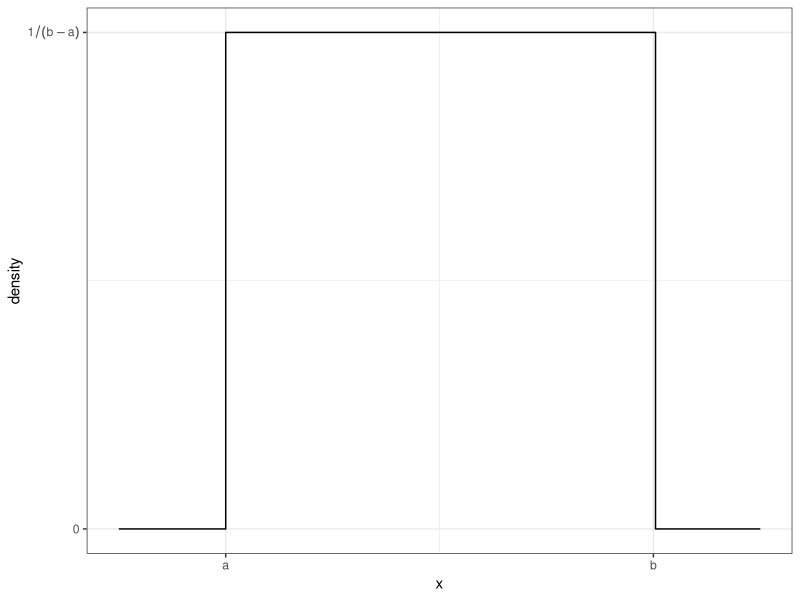
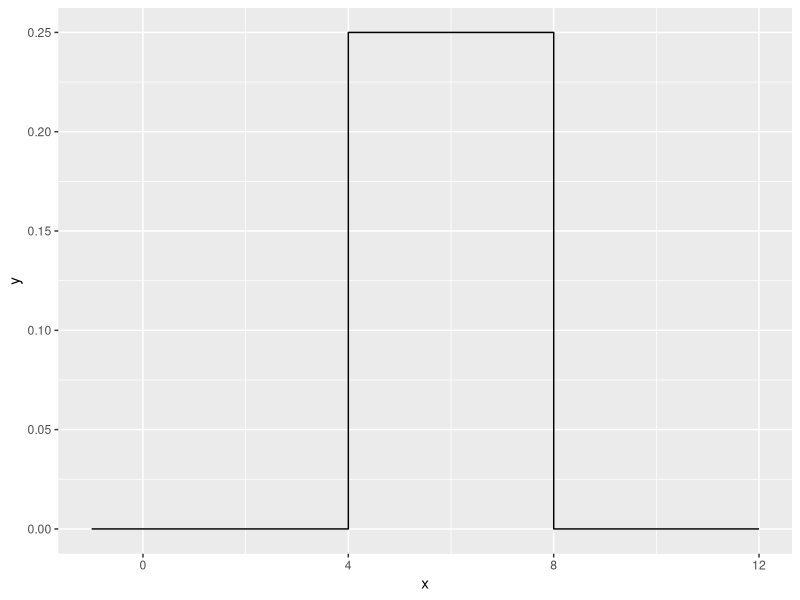
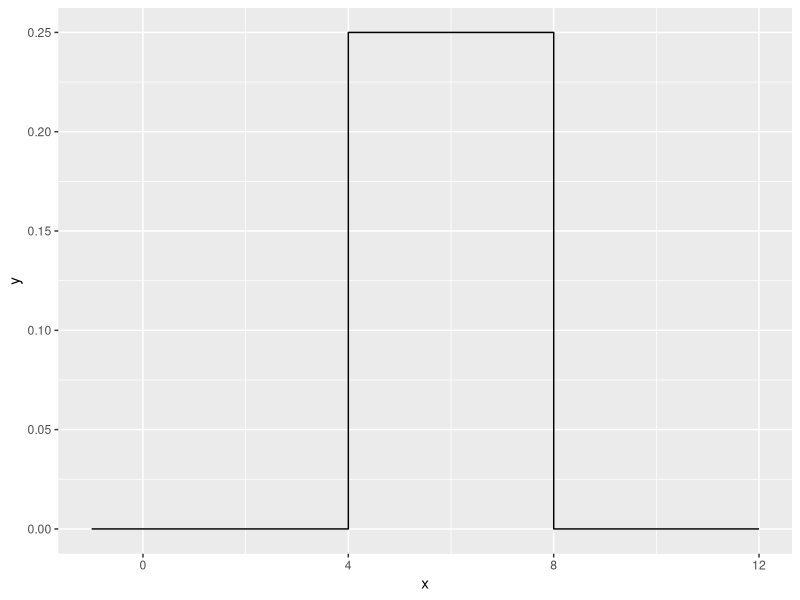
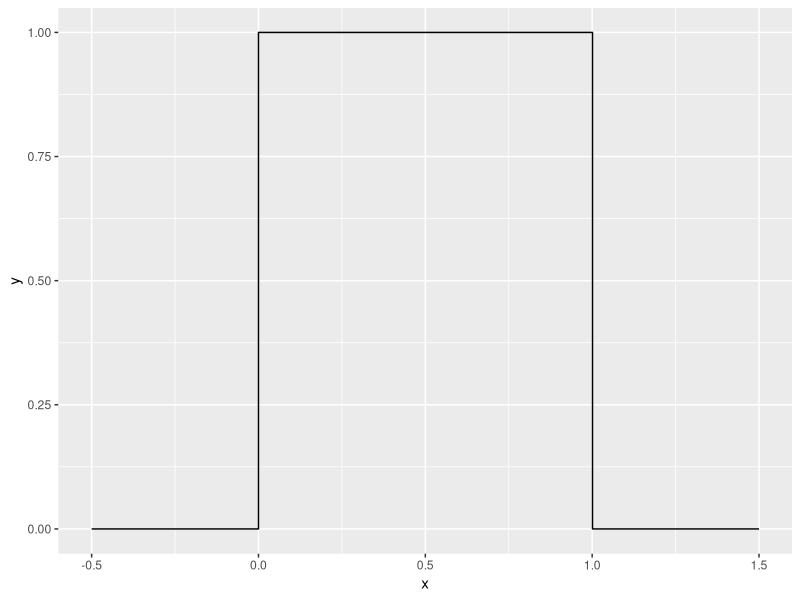
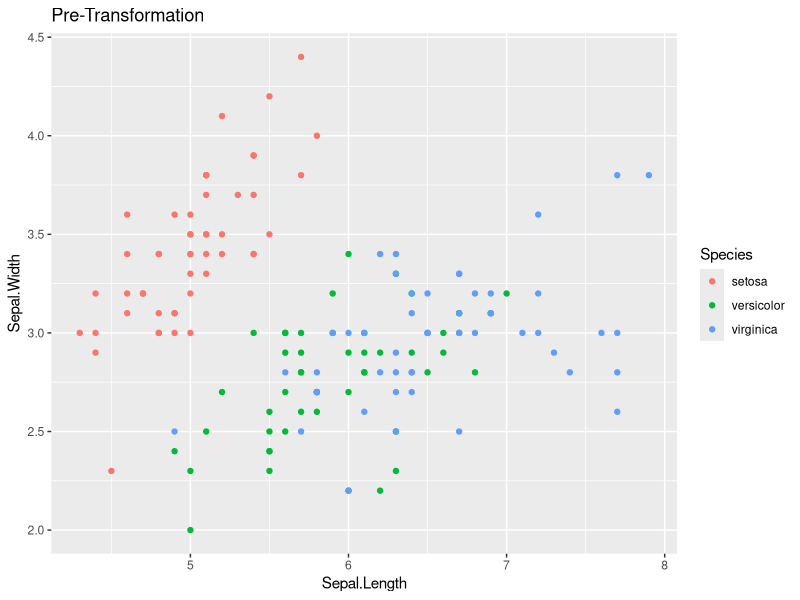
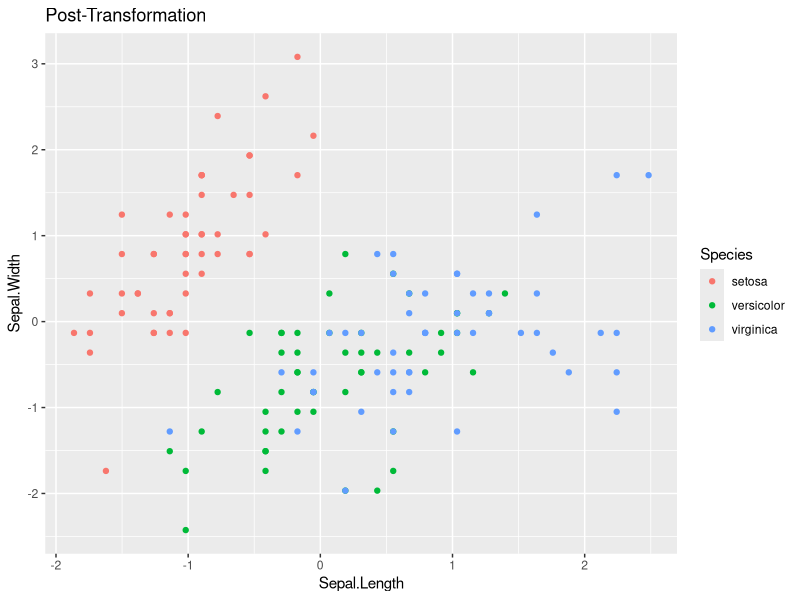

These figures' R source, in order:
## ---- chunk 1
library(tidyverse)
library(microbenchmark)
library(ggplot2)
library(dplyr)
## ---- chunk 2
library(ggplot2) 
library(dplyr) 
data <- data.frame(x = seq(-.25,1.25, length=301)) 
data <- data %>% mutate( y = dunif(x,0,1) ) 
ggplot(data, aes(x=x, y=y)) +
  geom_step() +   # geom_step is similar to geom_line() but for step functions
  scale_x_continuous( breaks=c(0,1), labels=c('a','b') ) +
  scale_y_continuous( breaks=c(0,1), labels=c(0,expression(1 / (b-a) )) ) +
  labs(y='density') + theme_bw()
## ---- chunk 3
duniform <- function( x, a, b) {
  if((a<=x)&(x<=b)) {
    result <- 1/(b - a)
  }else{
    result <- 0
  }
  return(result)
}
result1 <- duniform(1,2,0) #testing x<a
print(result1)

result2 <- duniform(5, 2, 8) #testing a<x<b
print(result2)

result3 <- duniform(5,0,3) #testing b<x
print(result3)
## ---- chunk 4
duniform <- function(x, a, b){
  output <- NULL
  for( i in 1:length(x) ){  
    if( x[i] >= a & x[i] <= b) {
      output[i] <- 1/(b - a)
    }else{
      output[i] <- 0
    }
  }
  return(output)
}
## ---- chunk 5
data.frame( x=seq(-1, 12, by=.001) ) %>%
  mutate( y = duniform(x, 4, 8) ) %>%
  ggplot( aes(x=x, y=y) ) +
  geom_step()
## ---- chunk 6
microbenchmark::microbenchmark( duniform( seq(-4,12,by=.0001), 4, 8), times=100)
## ---- chunk 7
duniform <- function(x, a, b) {
  ifelse(x >= a & x <= b, 1 / (b - a), 0)
}
## ---- chunk 8
 print(
   data.frame( x=seq(-1, 12, by=.001) ) %>%
  mutate( y = duniform(x, 4, 8) ) %>%
  ggplot( aes(x=x, y=y) ) +
  geom_step()
 )
## ---- chunk 9
microbenchmark::microbenchmark( duniform( seq(-4,12,by=.0001), 4, 8), times=100)
## ---- chunk 10
duniform <- function(x, a, b) {
  a <- 0
  b <- 1
  ifelse(x >= a & x <= b, 1 / (b - a), 0)
}
## ---- chunk 11
 print( 
   data.frame( x=seq(-0.5, 1.5, by=.001) ) %>%
  mutate( y = duniform(x, 4, 8) ) %>%
  ggplot( aes(x=x, y=y) ) +
  geom_step()
)
## ---- chunk 12
standardize <- function(x){
   (x-mean(x, na.rm= TRUE))/ sd(x, na.rm =TRUE )
}
## ---- chunk 13
data( 'iris' )
# Graph the pre-transformed data.
print(
  ggplot(iris, aes(x=Sepal.Length, y=Sepal.Width, color=Species)) +
  geom_point() +
  labs(title='Pre-Transformation')
)
# Standardize all of the numeric columns
# across() selects columns and applies a function to them
# there column select requires a dplyr column select command such
# as starts_with(), contains(), or where().  The where() command
# allows us to use some logical function on the column to decide
# if the function should be applied or not.
iris.z <- iris %>% mutate( across(where(is.numeric), standardize) )

# Graph the post-transformed data.
print(
  ggplot(iris.z, aes(x=Sepal.Length, y=Sepal.Width, color=Species)) +
  geom_point() +
  labs(title='Post-Transformation')
)
## ---- chunk 14
FizzBuzz <- function (n) 
  {
  output <- 1:n # created the vector from 1 to n
  for(i in output) # Begins loop from 1 to n
  {
    if(i %% 3 == 0 & i %% 5 == 0) output[i] <- 'Fizz-Buzz' 
    if(i %% 3 == 0 & i %% 5 != 0) output[i] <- 'Fizz'
    if(i %% 3 != 0 & i %% 5 == 0) output[i] <- 'Buzz'
    if(i %% 3 != 0 & i %% 5 != 0) output[i] <- i
  } #this chunk of code defines the conditions of Fizz-Buzz, Fizz, Buzz and i
  return(output) 
}

FizzBuzz(50) # since its a function of n putting 50 in the parenthesis makes n= 50
